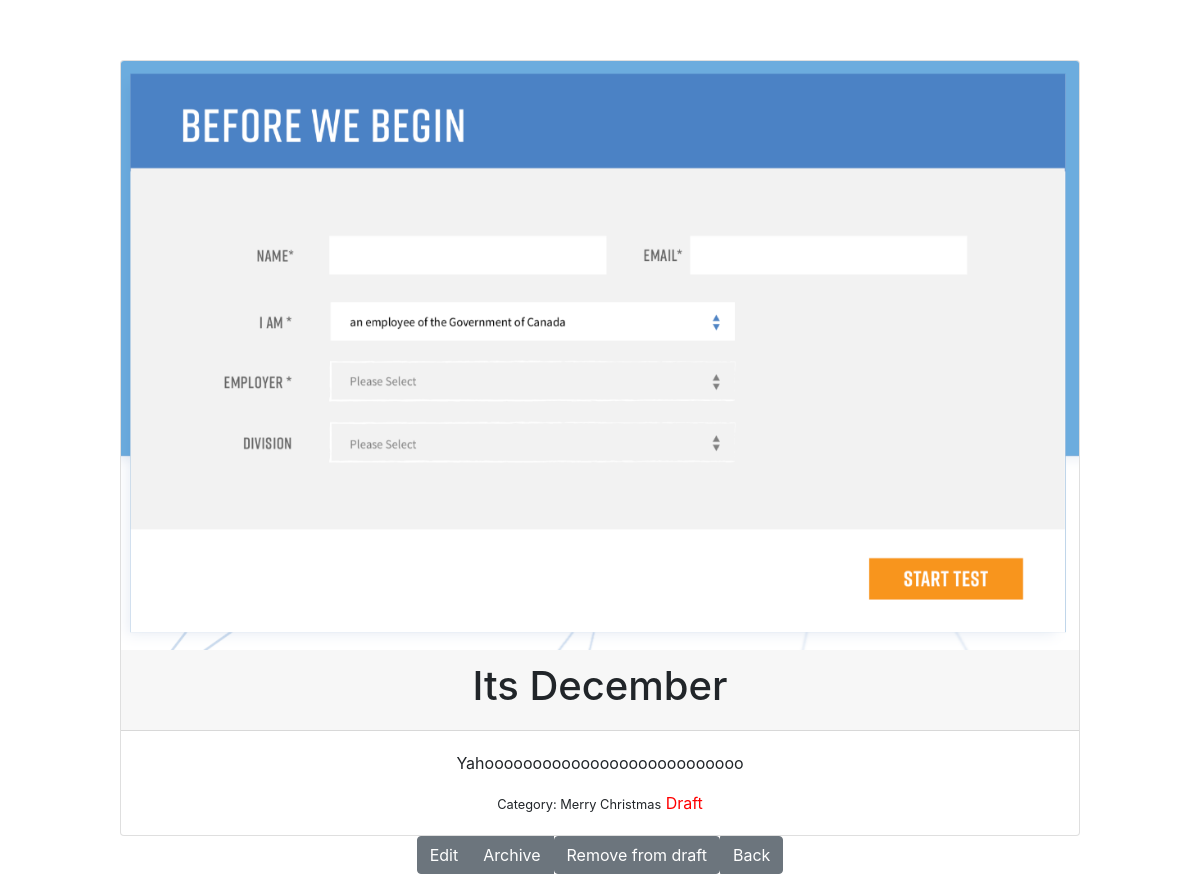
Page /blog_post/27/ (signed in) on the committed database.
### mainblog/models.py (models this page shows, shortened)
class Post(models.Model):
    title = models.CharField(max_length=50)
    author = models.ForeignKey(User, on_delete=models.CASCADE)
    date_added = models.DateTimeField(auto_now_add=True)
    date_mod = models.DateTimeField(null=True)
    text = models.TextField(null=True)
    is_archived = models.BooleanField(default=False)
    cover_image = models.ImageField(upload_to='cover_images/')
    is_draft = models.BooleanField(default=False)
    category = models.ForeignKey("Category", on_delete=models.CASCADE)
    tag = models.ManyToManyField(Tag)

class Category(models.Model):
    name = models.CharField(max_length=50)
    description = models.TextField(max_length=100)
    date_added = models.DateTimeField(auto_now_add=True)
    slug = models.SlugField(max_length=255, unique=True, null=True)
    class Meta:
        verbose_name_plural = 'Categories'
    def __str__(self):
        return self.name

### mainblog/views.py (the view)
# urls.py: path('blog_post/<int:post_id>/', views.blog_post, name='blog_post'),
def blog_post(request, post_id):
    try:
        post = Post.objects.get(pk=post_id,author=request.user)
        tags = Post.objects.filter(tag=post.id)
    except Post.DoesNotExist:
        raise Http404
    return render(request, 'blog_post.html', {'post': post, 'tags':tags})

### templates/blog_post.html (shortened to what this page needs)
{% extends 'base.html' %}
{% block content %}
<center>
    <div class="card text" style="width: 60rem; margin-top: 5%;">
        <img class="card-img-top" src = "{{ post.cover_image.url }}">
            <div class="card-header">
                <h1>{{post.title}}</h1>
            </div>
        <div class="card-body">
            <p class="card-text">{{post.text}}</p>
                <small>Category: {{post.category}}</small>
                <span class="red"> {% if post.is_draft %} Draft {% endif %}</span>
        </div>
    </div>
    <div class="btn-group" role="group" aria-label="Basic example">
            <a class="btn btn-secondary" href="{% url 'edit_post' post.id %}"> Edit </a>
            <a class="btn btn-secondary" href="{% url 'archived_post' post.id %}"> Archive </a>
            <form method="post" action="{% url 'draft_post' post.id %}">
                <button class="btn btn-secondary" type="submit">{% if post.is_draft %}Remove from draft{% else %}Set as Draft{% endif %}</button>
            </form>
            <a class="btn btn-secondary" href="{% url 'index' %}"> Back </a>
    </div>
</center>
{% endblock %}

### static/css/style.css (style rules this page uses)
.red { color:red; }

### rows in the picture
Post: cover_image (picture), title "Its December", text "Yahooooooooooooooooooooooooooo", category "Merry Christmas"
